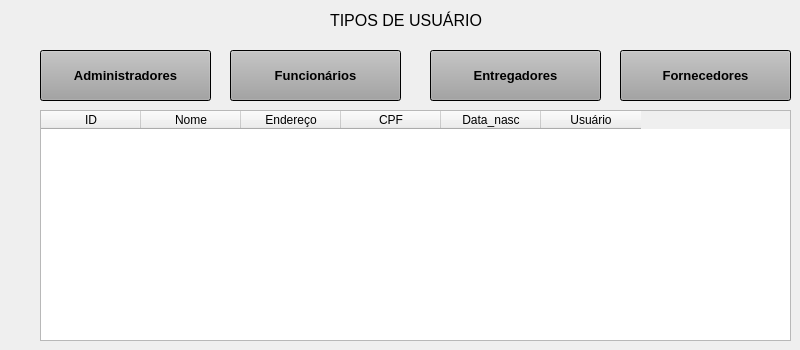
   <widget class="QWidget" name="page">
    <widget class="QTableWidget" name="tableWidget_6">
     <property name="geometry">
      <rect>
       <x>40</x>
       <y>110</y>
       <width>751</width>
       <height>231</height>
      </rect>
     </property>
     <column>
      <property name="text">
       <string>ID</string>
      </property>
     </column>
     <column>
      <property name="text">
       <string>Nome</string>
      </property>
     </column>
     <column>
      <property name="text">
       <string>Endereço</string>
      </property>
     </column>
     <column>
      <property name="text">
       <string>CPF</string>
      </property>
     </column>
     <column>
      <property name="text">
       <string>Data_nasc</string>
      </property>
     </column>
     <column>
      <property name="text">
       <string>Usuário</string>
      </property>
     </column>
    </widget>
    <widget class="QPushButton" name="pushButton_27">
     <property name="geometry">
      <rect>
       <x>40</x>
       <y>50</y>
       <width>171</width>
       <height>51</height>
      </rect>
     </property>
     <property name="palette">
      <palette>
       <active>
        <colorrole role="WindowText">
         <brush brushstyle="SolidPattern">
          <color alpha="255">
           <red>0</red>
           <green>0</green>
           <blue>0</blue>
          </color>
         </brush>
        </colorrole>
        <colorrole role="Button">
         <brush brushstyle="SolidPattern">
          <color alpha="255">
           <red>161</red>
           <green>161</green>
           <blue>161</blue>
          </color>
         </brush>
        </colorrole>
        <colorrole role="Light">
         <brush brushstyle="SolidPattern">
          <color alpha="255">
           <red>157</red>
           <green>157</green>
           <blue>157</blue>
          </color>
         </brush>
        </colorrole>
        <colorrole role="Text">
         <brush brushstyle="SolidPattern">
          <color alpha="255">
           <red>0</red>
           <green>0</green>
           <blue>0</blue>
          </color>
         </brush>
        </colorrole>
        <colorrole role="ButtonText">
         <brush brushstyle="SolidPattern">
          <color alpha="255">
           <red>0</red>
           <green>0</green>
           <blue>0</blue>
          </color>
         </brush>
        </colorrole>
        <colorrole role="Base">
         <brush brushstyle="SolidPattern">
          <color alpha="255">
           <red>136</red>
           <green>136</green>
           <blue>136</blue>
          </color>
         </brush>
        </colorrole>
        <colorrole role="Window">
         <brush brushstyle="SolidPattern">
          <color alpha="255">
           <red>0</red>
           <green>0</green>
           <blue>0</blue>
          </color>
         </brush>
        </colorrole>
       </active>
       <inactive>
        <colorrole role="WindowText">
         <brush brushstyle="SolidPattern">
          <color alpha="255">
           <red>0</red>
           <green>0</green>
           <blue>0</blue>
          </color>
         </brush>
        </colorrole>
        <colorrole role="Button">
         <brush brushstyle="SolidPattern">
          <color alpha="255">
           <red>161</red>
           <green>161</green>
           <blue>161</blue>
          </color>
         </brush>
        </colorrole>
        <colorrole role="Light">
         <brush brushstyle="SolidPattern">
          <color alpha="255">
           <red>157</red>
           <green>157</green>
           <blue>157</blue>
          </color>
         </brush>
        </colorrole>
        <colorrole role="Text">
         <brush brushstyle="SolidPattern">
          <color alpha="255">
           <red>0</red>
           <green>0</green>
           <blue>0</blue>
          </color>
         </brush>
        </colorrole>
        <colorrole role="ButtonText">
         <brush brushstyle="SolidPattern">
          <color alpha="255">
           <red>0</red>
           <green>0</green>
           <blue>0</blue>
          </color>
         </brush>
        </colorrole>
        <colorrole role="Base">
         <brush brushstyle="SolidPattern">
          <color alpha="255">
           <red>136</red>
           <green>136</green>
           <blue>136</blue>
          </color>
         </brush>
        </colorrole>
        <colorrole role="Window">
         <brush brushstyle="SolidPattern">
          <color alpha="255">
           <red>0</red>
           <green>0</green>
           <blue>0</blue>
          </color>
         </brush>
        </colorrole>
       </inactive>
       <disabled>
        <colorrole role="WindowText">
         <brush brushstyle="SolidPattern">
          <color alpha="255">
           <red>0</red>
           <green>0</green>
           <blue>0</blue>
          </color>
         </brush>
        </colorrole>
        <colorrole role="Button">
         <brush brushstyle="SolidPattern">
          <color alpha="255">
           <red>161</red>
           <green>161</green>
           <blue>161</blue>
          </color>
         </brush>
        </colorrole>
        <colorrole role="Light">
         <brush brushstyle="SolidPattern">
          <color alpha="255">
           <red>157</red>
           <green>157</green>
           <blue>157</blue>
          </color>
         </brush>
        </colorrole>
        <colorrole role="Text">
         <brush brushstyle="SolidPattern">
          <color alpha="255">
           <red>0</red>
           <green>0</green>
           <blue>0</blue>
          </color>
         </brush>
        </colorrole>
        <colorrole role="ButtonText">
         <brush brushstyle="SolidPattern">
          <color alpha="255">
           <red>0</red>
           <green>0</green>
           <blue>0</blue>
          </color>
         </brush>
        </colorrole>
        <colorrole role="Base">
         <brush brushstyle="SolidPattern">
          <color alpha="255">
           <red>0</red>
           <green>0</green>
           <blue>0</blue>
          </color>
         </brush>
        </colorrole>
        <colorrole role="Window">
         <brush brushstyle="SolidPattern">
          <color alpha="255">
           <red>0</red>
           <green>0</green>
           <blue>0</blue>
          </color>
         </brush>
        </colorrole>
       </disabled>
      </palette>
     </property>
     <property name="font">
      <font>
       <pointsize>10</pointsize>
       <weight>75</weight>
       <bold>true</bold>
      </font>
     </property>
     <property name="cursor">
      <cursorShape>PointingHandCursor</cursorShape>
     </property>
     <property name="autoFillBackground">
      <bool>false</bool>
     </property>
     <property name="styleSheet">
      <string notr="true">color:rgb(0, 0, 0)</string>
     </property>
     <property name="text">
      <string>Administradores</string>
     </property>
     <property name="autoDefault">
      <bool>true</bool>
     </property>
     <property name="default">
      <bool>false</bool>
     </property>
     <property name="flat">
      <bool>false</bool>
     </property>
    </widget>
    <widget class="QPushButton" name="pushButton_28">
     <property name="geometry">
      <rect>
       <x>230</x>
       <y>50</y>
       <width>171</width>
       <height>51</height>
      </rect>
     </property>
     <property name="palette">
      <palette>
       <active>
        <colorrole role="WindowText">
         <brush brushstyle="SolidPattern">
          <color alpha="255">
           <red>0</red>
           <green>0</green>
           <blue>0</blue>
          </color>
         </brush>
        </colorrole>
        <colorrole role="Button">
         <brush brushstyle="SolidPattern">
          <color alpha="255">
           <red>161</red>
           <green>161</green>
           <blue>161</blue>
          </color>
         </brush>
        </colorrole>
        <colorrole role="Light">
         <brush brushstyle="SolidPattern">
          <color alpha="255">
           <red>157</red>
           <green>157</green>
           <blue>157</blue>
          </color>
         </brush>
        </colorrole>
        <colorrole role="Text">
         <brush brushstyle="SolidPattern">
          <color alpha="255">
           <red>0</red>
           <green>0</green>
           <blue>0</blue>
          </color>
         </brush>
        </colorrole>
        <colorrole role="ButtonText">
         <brush brushstyle="SolidPattern">
          <color alpha="255">
           <red>0</red>
           <green>0</green>
           <blue>0</blue>
          </color>
         </brush>
        </colorrole>
        <colorrole role="Base">
         <brush brushstyle="SolidPattern">
          <color alpha="255">
           <red>136</red>
           <green>136</green>
           <blue>136</blue>
          </color>
         </brush>
        </colorrole>
        <colorrole role="Window">
         <brush brushstyle="SolidPattern">
          <color alpha="255">
           <red>0</red>
           <green>0</green>
           <blue>0</blue>
          </color>
         </brush>
        </colorrole>
       </active>
       <inactive>
        <colorrole role="WindowText">
         <brush brushstyle="SolidPattern">
          <color alpha="255">
           <red>0</red>
           <green>0</green>
           <blue>0</blue>
          </color>
         </brush>
        </colorrole>
        <colorrole role="Button">
         <brush brushstyle="SolidPattern">
          <color alpha="255">
           <red>161</red>
           <green>161</green>
           <blue>161</blue>
          </color>
         </brush>
        </colorrole>
        <colorrole role="Light">
         <brush brushstyle="SolidPattern">
          <color alpha="255">
           <red>157</red>
           <green>157</green>
           <blue>157</blue>
          </color>
         </brush>
        </colorrole>
        <colorrole role="Text">
         <brush brushstyle="SolidPattern">
          <color alpha="255">
           <red>0</red>
           <green>0</green>
           <blue>0</blue>
          </color>
         </brush>
        </colorrole>
        <colorrole role="ButtonText">
         <brush brushstyle="SolidPattern">
          <color alpha="255">
           <red>0</red>
           <green>0</green>
           <blue>0</blue>
          </color>
         </brush>
        </colorrole>
        <colorrole role="Base">
         <brush brushstyle="SolidPattern">
          <color alpha="255">
           <red>136</red>
           <green>136</green>
           <blue>136</blue>
          </color>
         </brush>
        </colorrole>
        <colorrole role="Window">
         <brush brushstyle="SolidPattern">
          <color alpha="255">
           <red>0</red>
           <green>0</green>
           <blue>0</blue>
          </color>
         </brush>
        </colorrole>
       </inactive>
       <disabled>
        <colorrole role="WindowText">
         <brush brushstyle="SolidPattern">
          <color alpha="255">
           <red>0</red>
           <green>0</green>
           <blue>0</blue>
          </color>
         </brush>
        </colorrole>
        <colorrole role="Button">
         <brush brushstyle="SolidPattern">
          <color alpha="255">
           <red>161</red>
           <green>161</green>
           <blue>161</blue>
          </color>
         </brush>
        </colorrole>
        <colorrole role="Light">
         <brush brushstyle="SolidPattern">
          <color alpha="255">
           <red>157</red>
           <green>157</green>
           <blue>157</blue>
          </color>
         </brush>
        </colorrole>
        <colorrole role="Text">
         <brush brushstyle="SolidPattern">
          <color alpha="255">
           <red>0</red>
           <green>0</green>
           <blue>0</blue>
          </color>
         </brush>
        </colorrole>
        <colorrole role="ButtonText">
         <brush brushstyle="SolidPattern">
          <color alpha="255">
           <red>0</red>
           <green>0</green>
           <blue>0</blue>
          </color>
         </brush>
        </colorrole>
        <colorrole role="Base">
         <brush brushstyle="SolidPattern">
          <color alpha="255">
           <red>0</red>
           <green>0</green>
           <blue>0</blue>
          </color>
         </brush>
        </colorrole>
        <colorrole role="Window">
         <brush brushstyle="SolidPattern">
          <color alpha="255">
           <red>0</red>
           <green>0</green>
           <blue>0</blue>
          </color>
         </brush>
        </colorrole>
       </disabled>
      </palette>
     </property>
     <property name="font">
      <font>
       <pointsize>10</pointsize>
       <weight>75</weight>
       <bold>true</bold>
      </font>
     </property>
     <property name="cursor">
      <cursorShape>PointingHandCursor</cursorShape>
     </property>
     <property name="autoFillBackground">
      <bool>false</bool>
     </property>
     <property name="styleSheet">
      <string notr="true">color:rgb(0, 0, 0)</string>
     </property>
     <property name="text">
      <string>Funcionários</string>
     </property>
     <property name="autoDefault">
      <bool>true</bool>
     </property>
     <property name="default">
      <bool>false</bool>
     </property>
     <property name="flat">
      <bool>false</bool>
     </property>
    </widget>
    <widget class="QPushButton" name="pushButton_29">
     <property name="geometry">
      <rect>
       <x>430</x>
       <y>50</y>
       <width>171</width>
       <height>51</height>
      </rect>
     </property>
     <property name="palette">
      <palette>
       <active>
        <colorrole role="WindowText">
         <brush brushstyle="SolidPattern">
          <color alpha="255">
           <red>0</red>
           <green>0</green>
           <blue>0</blue>
          </color>
         </brush>
        </colorrole>
        <colorrole role="Button">
         <brush brushstyle="SolidPattern">
          <color alpha="255">
           <red>161</red>
           <green>161</green>
           <blue>161</blue>
          </color>
         </brush>
        </colorrole>
        <colorrole role="Light">
         <brush brushstyle="SolidPattern">
          <color alpha="255">
           <red>157</red>
           <green>157</green>
           <blue>157</blue>
          </color>
         </brush>
        </colorrole>
        <colorrole role="Text">
         <brush brushstyle="SolidPattern">
          <color alpha="255">
           <red>0</red>
           <green>0</green>
           <blue>0</blue>
          </color>
         </brush>
        </colorrole>
        <colorrole role="ButtonText">
         <brush brushstyle="SolidPattern">
          <color alpha="255">
           <red>0</red>
           <green>0</green>
           <blue>0</blue>
          </color>
         </brush>
        </colorrole>
        <colorrole role="Base">
         <brush brushstyle="SolidPattern">
          <color alpha="255">
           <red>136</red>
           <green>136</green>
           <blue>136</blue>
          </color>
         </brush>
        </colorrole>
        <colorrole role="Window">
         <brush brushstyle="SolidPattern">
          <color alpha="255">
           <red>0</red>
           <green>0</green>
           <blue>0</blue>
          </color>
         </brush>
        </colorrole>
       </active>
       <inactive>
        <colorrole role="WindowText">
         <brush brushstyle="SolidPattern">
          <color alpha="255">
           <red>0</red>
           <green>0</green>
           <blue>0</blue>
          </color>
         </brush>
        </colorrole>
        <colorrole role="Button">
         <brush brushstyle="SolidPattern">
          <color alpha="255">
           <red>161</red>
           <green>161</green>
           <blue>161</blue>
          </color>
         </brush>
        </colorrole>
        <colorrole role="Light">
         <brush brushstyle="SolidPattern">
          <color alpha="255">
           <red>157</red>
           <green>157</green>
           <blue>157</blue>
          </color>
         </brush>
        </colorrole>
        <colorrole role="Text">
         <brush brushstyle="SolidPattern">
          <color alpha="255">
           <red>0</red>
           <green>0</green>
           <blue>0</blue>
          </color>
         </brush>
        </colorrole>
        <colorrole role="ButtonText">
         <brush brushstyle="SolidPattern">
          <color alpha="255">
           <red>0</red>
           <green>0</green>
           <blue>0</blue>
          </color>
         </brush>
        </colorrole>
        <colorrole role="Base">
         <brush brushstyle="SolidPattern">
          <color alpha="255">
           <red>136</red>
           <green>136</green>
           <blue>136</blue>
          </color>
         </brush>
        </colorrole>
        <colorrole role="Window">
         <brush brushstyle="SolidPattern">
          <color alpha="255">
           <red>0</red>
           <green>0</green>
           <blue>0</blue>
          </color>
         </brush>
        </colorrole>
       </inactive>
       <disabled>
        <colorrole role="WindowText">
         <brush brushstyle="SolidPattern">
          <color alpha="255">
           <red>0</red>
           <green>0</green>
           <blue>0</blue>
          </color>
         </brush>
        </colorrole>
        <colorrole role="Button">
         <brush brushstyle="SolidPattern">
          <color alpha="255">
           <red>161</red>
           <green>161</green>
           <blue>161</blue>
          </color>
         </brush>
        </colorrole>
        <colorrole role="Light">
         <brush brushstyle="SolidPattern">
          <color alpha="255">
           <red>157</red>
           <green>157</green>
           <blue>157</blue>
          </color>
         </brush>
        </colorrole>
        <colorrole role="Text">
         <brush brushstyle="SolidPattern">
          <color alpha="255">
           <red>0</red>
           <green>0</green>
           <blue>0</blue>
          </color>
         </brush>
        </colorrole>
        <colorrole role="ButtonText">
         <brush brushstyle="SolidPattern">
          <color alpha="255">
           <red>0</red>
           <green>0</green>
           <blue>0</blue>
          </color>
         </brush>
        </colorrole>
        <colorrole role="Base">
         <brush brushstyle="SolidPattern">
          <color alpha="255">
           <red>0</red>
           <green>0</green>
           <blue>0</blue>
          </color>
         </brush>
        </colorrole>
        <colorrole role="Window">
         <brush brushstyle="SolidPattern">
          <color alpha="255">
           <red>0</red>
           <green>0</green>
           <blue>0</blue>
          </color>
         </brush>
        </colorrole>
       </disabled>
      </palette>
     </property>
     <property name="font">
      <font>
       <pointsize>10</pointsize>
       <weight>75</weight>
       <bold>true</bold>
      </font>
     </property>
     <property name="cursor">
      <cursorShape>PointingHandCursor</cursorShape>
     </property>
     <property name="autoFillBackground">
      <bool>false</bool>
     </property>
     <property name="styleSheet">
      <string notr="true">color:rgb(0, 0, 0)</string>
     </property>
     <property name="text">
      <string>Entregadores</string>
     </property>
     <property name="autoDefault">
      <bool>true</bool>
     </property>
     <property name="default">
      <bool>false</bool>
     </property>
     <property name="flat">
      <bool>false</bool>
     </property>
    </widget>
    <widget class="QPushButton" name="pushButton_30">
     <property name="geometry">
      <rect>
       <x>620</x>
       <y>50</y>
       <width>171</width>
       <height>51</height>
      </rect>
     </property>
     <property name="palette">
      <palette>
       <active>
        <colorrole role="WindowText">
         <brush brushstyle="SolidPattern">
          <color alpha="255">
           <red>0</red>
           <green>0</green>
           <blue>0</blue>
          </color>
         </brush>
        </colorrole>
        <colorrole role="Button">
         <brush brushstyle="SolidPattern">
          <color alpha="255">
           <red>161</red>
           <green>161</green>
           <blue>161</blue>
          </color>
         </brush>
        </colorrole>
        <colorrole role="Light">
         <brush brushstyle="SolidPattern">
          <color alpha="255">
           <red>157</red>
           <green>157</green>
           <blue>157</blue>
          </color>
         </brush>
        </colorrole>
        <colorrole role="Text">
         <brush brushstyle="SolidPattern">
          <color alpha="255">
           <red>0</red>
           <green>0</green>
           <blue>0</blue>
          </color>
         </brush>
        </colorrole>
        <colorrole role="ButtonText">
         <brush brushstyle="SolidPattern">
          <color alpha="255">
           <red>0</red>
           <green>0</green>
           <blue>0</blue>
          </color>
         </brush>
        </colorrole>
        <colorrole role="Base">
         <brush brushstyle="SolidPattern">
          <color alpha="255">
           <red>136</red>
           <green>136</green>
           <blue>136</blue>
          </color>
         </brush>
        </colorrole>
        <colorrole role="Window">
         <brush brushstyle="SolidPattern">
          <color alpha="255">
           <red>0</red>
           <green>0</green>
           <blue>0</blue>
          </color>
         </brush>
        </colorrole>
       </active>
       <inactive>
        <colorrole role="WindowText">
         <brush brushstyle="SolidPattern">
          <color alpha="255">
           <red>0</red>
           <green>0</green>
           <blue>0</blue>
          </color>
         </brush>
        </colorrole>
        <colorrole role="Button">
         <brush brushstyle="SolidPattern">
          <color alpha="255">
           <red>161</red>
           <green>161</green>
           <blue>161</blue>
          </color>
         </brush>
        </colorrole>
        <colorrole role="Light">
         <brush brushstyle="SolidPattern">
          <color alpha="255">
           <red>157</red>
           <green>157</green>
           <blue>157</blue>
          </color>
         </brush>
        </colorrole>
        <colorrole role="Text">
         <brush brushstyle="SolidPattern">
          <color alpha="255">
           <red>0</red>
           <green>0</green>
           <blue>0</blue>
          </color>
         </brush>
        </colorrole>
        <colorrole role="ButtonText">
         <brush brushstyle="SolidPattern">
          <color alpha="255">
           <red>0</red>
           <green>0</green>
           <blue>0</blue>
          </color>
         </brush>
        </colorrole>
        <colorrole role="Base">
         <brush brushstyle="SolidPattern">
          <color alpha="255">
           <red>136</red>
           <green>136</green>
           <blue>136</blue>
          </color>
         </brush>
        </colorrole>
        <colorrole role="Window">
         <brush brushstyle="SolidPattern">
          <color alpha="255">
           <red>0</red>
           <green>0</green>
           <blue>0</blue>
          </color>
         </brush>
        </colorrole>
       </inactive>
       <disabled>
        <colorrole role="WindowText">
         <brush brushstyle="SolidPattern">
          <color alpha="255">
           <red>0</red>
           <green>0</green>
           <blue>0</blue>
          </color>
         </brush>
        </colorrole>
        <colorrole role="Button">
         <brush brushstyle="SolidPattern">
          <color alpha="255">
           <red>161</red>
           <green>161</green>
           <blue>161</blue>
          </color>
         </brush>
        </colorrole>
        <colorrole role="Light">
         <brush brushstyle="SolidPattern">
          <color alpha="255">
           <red>157</red>
           <green>157</green>
           <blue>157</blue>
          </color>
         </brush>
        </colorrole>
        <colorrole role="Text">
         <brush brushstyle="SolidPattern">
          <color alpha="255">
           <red>0</red>
           <green>0</green>
           <blue>0</blue>
          </color>
         </brush>
        </colorrole>
        <colorrole role="ButtonText">
         <brush brushstyle="SolidPattern">
          <color alpha="255">
           <red>0</red>
           <green>0</green>
           <blue>0</blue>
          </color>
         </brush>
        </colorrole>
        <colorrole role="Base">
         <brush brushstyle="SolidPattern">
          <color alpha="255">
           <red>0</red>
           <green>0</green>
           <blue>0</blue>
          </color>
         </brush>
        </colorrole>
        <colorrole role="Window">
         <brush brushstyle="SolidPattern">
          <color alpha="255">
           <red>0</red>
           <green>0</green>
           <blue>0</blue>
          </color>
         </brush>
        </colorrole>
       </disabled>
      </palette>
     </property>
     <property name="font">
      <font>
       <pointsize>10</pointsize>
       <weight>75</weight>
       <bold>true</bold>
      </font>
     </property>
     <property name="cursor">
      <cursorShape>PointingHandCursor</cursorShape>
     </property>
     <property name="autoFillBackground">
      <bool>false</bool>
     </property>
     <property name="styleSheet">
      <string notr="true">color:rgb(0, 0, 0)</string>
     </property>
     <property name="text">
      <string>Fornecedores</string>
     </property>
     <property name="autoDefault">
      <bool>true</bool>
     </property>
     <property name="default">
      <bool>false</bool>
     </property>
     <property name="flat">
      <bool>false</bool>
     </property>
    </widget>
    <widget class="QLabel" name="label_3">
     <property name="geometry">
      <rect>
       <x>330</x>
       <y>0</y>
       <width>181</width>
       <height>41</height>
      </rect>
     </property>
     <property name="font">
      <font>
       <pointsize>12</pointsize>
       <weight>50</weight>
       <bold>false</bold>
      </font>
     </property>
     <property name="text">
      <string>TIPOS DE USUÁRIO</string>
     </property>
    </widget>
   </widget>
